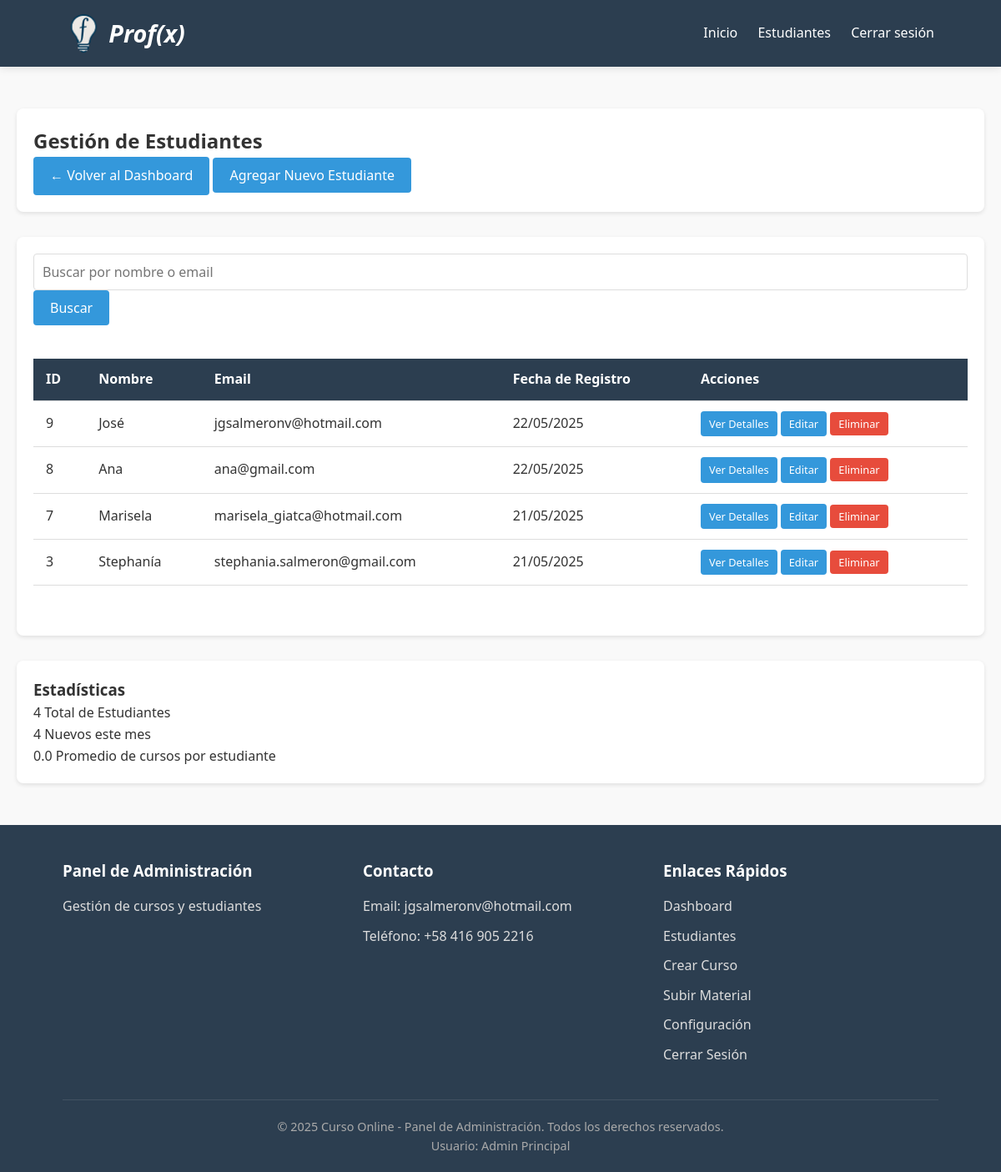
The app's page /admin_estudiantes.php (signed in) with its own data.
### tables this page shows
CREATE TABLE `usuarios` (
  `id` int NOT NULL,
  `nombre` varchar(100) NOT NULL,
  `email` varchar(100) NOT NULL,
  `password` varchar(255) NOT NULL,
  `fecha_registro` datetime DEFAULT CURRENT_TIMESTAMP,
  `es_admin` tinyint(1) DEFAULT '0'
);

### admin_estudiantes.php (the view, shortened to what this page needs)
<?php
require_once 'includes/config.php';
$registros_por_pagina = 10;
$pagina_actual = isset($_GET['pagina']) ? (int)$_GET['pagina'] : 1;
$offset = ($pagina_actual - 1) * $registros_por_pagina;
$busqueda = isset($_GET['busqueda']) ? sanitize($_GET['busqueda']) : '';
$where_clause = '';
$params = [];
if (!empty($busqueda)) {
    $where_clause = " WHERE (nombre LIKE ? OR email LIKE ?)";
    $params[] = "%$busqueda%";
    $params[] = "%$busqueda%";
} else {
    $where_clause = " WHERE es_admin = 0";
}
$stmt_total = $conn->prepare("SELECT COUNT(*) as total FROM usuarios" . $where_clause);
$stmt_total->execute($params);
$total_estudiantes = $stmt_total->fetch(PDO::FETCH_ASSOC)['total'];
$query = "SELECT id, nombre, email, fecha_registro FROM usuarios" . $where_clause . " ORDER BY fecha_registro DESC LIMIT $offset, $registros_por_pagina";
$stmt = $conn->prepare($query);
$stmt->execute($params);
$estudiantes = $stmt->fetchAll(PDO::FETCH_ASSOC);
include 'includes/header_admin.php';
?>
<div class="admin-container">
    <section class="admin-section">
        <h2>Gestión de Estudiantes</h2>
        <div class="admin-actions">
            <a href="admin.php" class="btn">← Volver al Dashboard</a>
            <button class="btn" onclick="alert('Esta funcionalidad aún no está disponible')">Agregar Nuevo Estudiante</button>
        </div>
    </section>
    <section class="admin-section">
        <div class="search-filter">
            <form method="GET" class="search-form">
                <div class="form-group">
                    <input type="text" name="busqueda" placeholder="Buscar por nombre o email" value="<?php echo htmlspecialchars($busqueda); ?>">
                    <button type="submit" class="btn">Buscar</button>
                </div>
            </form>
        </div>
        <div class="table-responsive">
            <table class="admin-table">
                <thead>
                    <tr>
                        <th>ID</th>
                        <th>Nombre</th>
                        <th>Email</th>
                        <th>Fecha de Registro</th>
                        <th>Acciones</th>
                    </tr>
                </thead>
                <tbody>
                    <?php if (empty($estudiantes)): ?>
                        <tr>
                            <td colspan="5">No se encontraron estudiantes<?php echo !empty($busqueda) ? ' con esos criterios de búsqueda' : ''; ?>.</td>
                        </tr>
                    <?php else: ?>
                        <?php foreach ($estudiantes as $estudiante): ?>
                            <tr>
                                <td><?php echo $estudiante['id']; ?></td>
                                <td><?php echo htmlspecialchars($estudiante['nombre']); ?></td>
                                <td><?php echo htmlspecialchars($estudiante['email']); ?></td>
                                <td><?php echo date('d/m/Y', strtotime($estudiante['fecha_registro'])); ?></td>
                                <td>
                                    <a href="admin_ver_estudiante.php?id=<?php echo $estudiante['id']; ?>" class="btn small">Ver Detalles</a>
                                    <a href="admin_editar_estudiante.php?id=<?php echo $estudiante['id']; ?>" class="btn small">Editar</a>
                                    <button class="btn small danger" onclick="alert('Esta funcionalidad aún no está disponible')">Eliminar</button>
                                </td>
                            </tr>
                        <?php endforeach; ?>
                    <?php endif; ?>
                </tbody>
            </table>
        </div>
    </section>
    <section class="admin-section">
        <h3>Estadísticas</h3>
        <div class="stats-container">
            <div class="stat-item">
                <span class="stat-value"><?php echo $total_estudiantes; ?></span>
                <span class="stat-label">Total de Estudiantes</span>
            </div>
            <?php
            $stmt_nuevos = $conn->query("SELECT COUNT(*) as total FROM usuarios WHERE es_admin = 0 AND MONTH(fecha_registro) = MONTH(CURRENT_DATE()) AND YEAR(fecha_registro) = YEAR(CURRENT_DATE())");
            $nuevos_mes = $stmt_nuevos->fetch(PDO::FETCH_ASSOC)['total'];
            ?>
            <div class="stat-item">
                <span class="stat-value"><?php echo $nuevos_mes; ?></span>
                <span class="stat-label">Nuevos este mes</span>
            </div>
            <?php
            $stmt_promedio = $conn->query("SELECT AVG(total_cursos) as promedio FROM (SELECT COUNT(*) as total_cursos FROM inscripciones GROUP BY usuario_id) as t");
            $promedio_cursos = $stmt_promedio->fetch(PDO::FETCH_ASSOC)['promedio'];
            ?>
            <div class="stat-item">
                <span class="stat-value"><?php echo number_format($promedio_cursos, 1); ?></span>
                <span class="stat-label">Promedio de cursos por estudiante</span>
            </div>
        </div>
    </section>
</div>
<?php include 'includes/footer_admin.php'; ?>

### assets/css/style.css (style rules this page uses)
:root { --primary: #3498db; --primary-dark: #2980b9; --secondary: #2ecc71; --dark: #2c3e50; --light: #ecf0f1; --lighter: #f9f9f9; --danger: #e74c3c; --warning: #f39c12; --success: #27ae60; }
html { scroll-behavior: smooth; }
* { margin: 0; padding: 0; box-sizing: border-box; font-family: 'Segoe UI', Tahoma, Geneva, Verdana, sans-serif; }
body { background-color: var(--lighter); color: #333; line-height: 1.6; }
.btn { display: inline-block; background: var(--primary); color: white; padding: 10px 20px; border: none; border-radius: 5px; cursor: pointer; text-decoration: none; font-size: 16px; transition: all 0.3s ease; }
.form-group { margin-bottom: 20px; }
.form-group input { width: 100%; padding: 10px 15px; border: 1px solid #ddd; border-radius: 5px; font-size: 1rem; }
.table-responsive { overflow-x: auto; margin: 20px 0; }
.admin-table, .student-materials { width: 100%; border-collapse: collapse; margin: 20px 0; }
.admin-table th, .admin-table td, .student-materials th, .student-materials td { padding: 12px 15px; text-align: left; border-bottom: 1px solid #ddd; }
.admin-table th { background-color: #2c3e50; color: white; }
.btn { display: inline-block; padding: 8px 15px; background: #3498db; color: white; border: none; border-radius: 4px; text-decoration: none; cursor: pointer; transition: background 0.3s; }
.btn.small { padding: 5px 10px; font-size: 0.8rem; }
.btn.danger { background: #e74c3c; }
.form-group input[type="text"], .form-group input[type="file"], .form-group select, .form-group textarea { width: 100%; padding: 10px; border: 1px solid #ddd; border-radius: 4px; }
:root { --primary: #3498db; --primary-dark: #2980b9; --secondary: #2ecc71; --dark: #2c3e50; --light: #ecf0f1; --danger: #e74c3c; --warning: #f39c12; --success: #27ae60; }
.admin-container { max-width: 1200px; margin: 0 auto; padding: 20px; }
.admin-section { background: white; border-radius: 8px; padding: 20px; margin-bottom: 30px; box-shadow: 0 2px 5px rgba(0,0,0,0.1); }
.table-responsive { overflow-x: auto; }
.admin-table, .student-table { width: 100%; border-collapse: collapse; margin: 20px 0; }
.admin-table th, .admin-table td, .student-table th, .student-table td { padding: 12px 15px; text-align: left; border-bottom: 1px solid #ddd; }
.admin-table th { background-color: var(--dark); color: white; }
.form-group input[type="text"], .form-group input[type="file"], .form-group select, .form-group textarea { width: 100%; padding: 10px; border: 1px solid #ddd; border-radius: 4px; font-size: 16px; }
.btn { display: inline-block; padding: 10px 20px; background: var(--primary); color: white; border: none; border-radius: 4px; text-decoration: none; cursor: pointer; transition: background 0.3s; }
.btn.danger { background: var(--danger); }

### records on screen
usuarios: id "9", nombre "José", email "jgsalmeronv@hotmail.com", fecha_registro "22/05/2025"
usuarios: id "8", nombre "Ana", email "ana@gmail.com", fecha_registro "22/05/2025"
usuarios: id "7", nombre "Marisela", email "marisela_giatca@hotmail.com", fecha_registro "21/05/2025"
usuarios: id "3", nombre "Stephanía", email "stephania.salmeron@gmail.com", fecha_registro "21/05/2025"

### other values on screen
$total_estudiantes "4"
$nuevos_mes "4"
$promedio_cursos "0.0"
SITE_NAME "Curso Online"
$_SESSION['user_nombre'] "Admin Principal"
